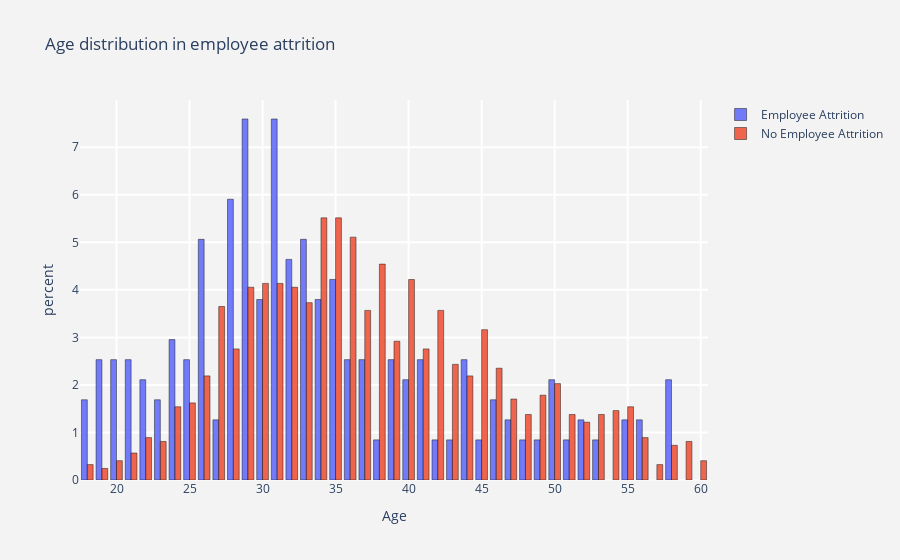
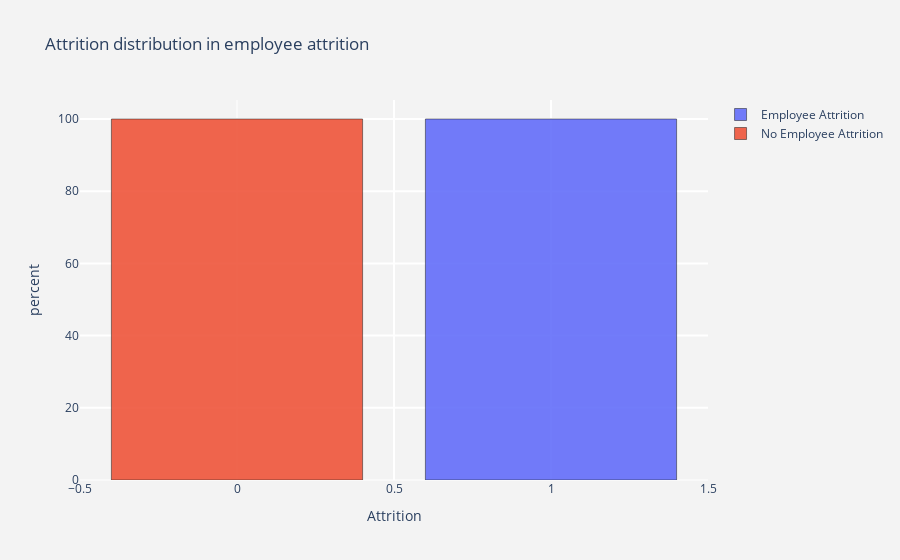
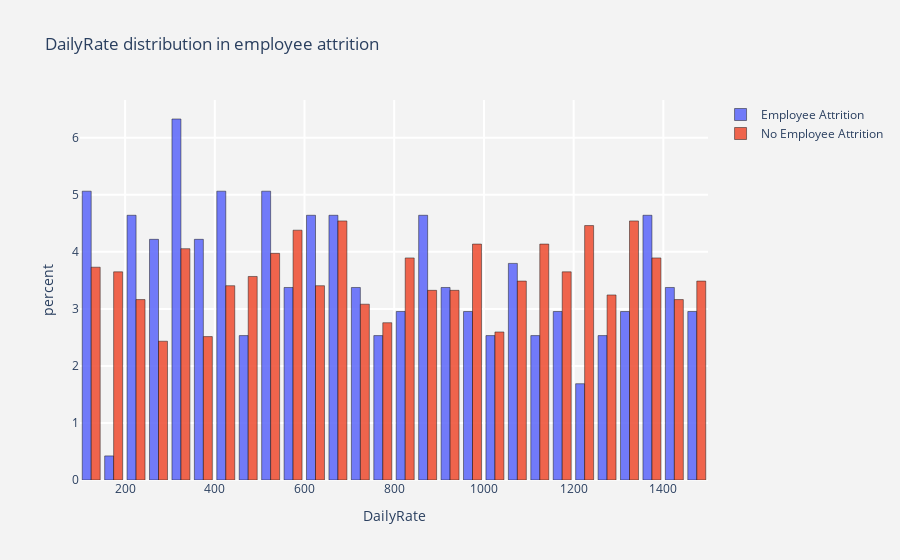

Notebook cell for these charts, in order:
### Markdown cell above
## Conclusion : 

Overtime_Yes, MaritalStatus_Single, JobRole_Sales Representative, JobRole_Laboratory Technician, 
JobRole_Sales Executive, JobRole_Humane Resources, BusinessTravel_Travel_Frequently, , Department_Sales, 
DistanceFromHome, EducationField_Technical, EducationField_Marketing, EducationField_Human Resources, Gender_Male

are more prone to leave the Company.

### Code cell
#for all categorical columns plot histogram    
for i in numerical :
    histogram(i)

### Figure 1 — Plotly figure (JSON) as saved in the notebook; plotly's stock layout.template omitted (floating-point values rounded to 4 significant figures; data arrays with more than 128 entries replaced by an {"elided": "..."} marker saying what was removed)
{"data": [{"histnorm": "percent", "marker": {"line": {"color": "black", "width": 0.5}}, "name": "Employee Attrition", "opacity": 0.9, "type": "histogram", "x": {"elided": "237 int values"}}, {"histnorm": "percent", "marker": {"line": {"color": "black", "width": 0.5}}, "name": "No Employee Attrition", "opacity": 0.9, "type": "histogram", "x": {"elided": "1233 int values"}}], "layout": {"paper_bgcolor": "rgb(243,243,243)", "plot_bgcolor": "rgb(243,243,243)", "title": {"text": "Age distribution in employee attrition "}, "xaxis": {"gridcolor": "rgb(255, 255, 255)", "gridwidth": 2, "ticklen": 5, "title": {"text": "Age"}, "zerolinewidth": 1}, "yaxis": {"gridcolor": "rgb(255, 255, 255)", "gridwidth": 2, "ticklen": 5, "title": {"text": "percent"}, "zerolinewidth": 1}}}

### Figure 2 — Plotly figure (JSON) as saved in the notebook; plotly's stock layout.template omitted (floating-point values rounded to 4 significant figures; data arrays with more than 128 entries replaced by an {"elided": "..."} marker saying what was removed)
{"data": [{"histnorm": "percent", "marker": {"line": {"color": "black", "width": 0.5}}, "name": "Employee Attrition", "opacity": 0.9, "type": "histogram", "x": {"elided": "237 int values"}}, {"histnorm": "percent", "marker": {"line": {"color": "black", "width": 0.5}}, "name": "No Employee Attrition", "opacity": 0.9, "type": "histogram", "x": {"elided": "1233 int values"}}], "layout": {"paper_bgcolor": "rgb(243,243,243)", "plot_bgcolor": "rgb(243,243,243)", "title": {"text": "Attrition distribution in employee attrition "}, "xaxis": {"gridcolor": "rgb(255, 255, 255)", "gridwidth": 2, "ticklen": 5, "title": {"text": "Attrition"}, "zerolinewidth": 1}, "yaxis": {"gridcolor": "rgb(255, 255, 255)", "gridwidth": 2, "ticklen": 5, "title": {"text": "percent"}, "zerolinewidth": 1}}}

### Figure 3 — Plotly figure (JSON) as saved in the notebook; plotly's stock layout.template omitted (floating-point values rounded to 4 significant figures; data arrays with more than 128 entries replaced by an {"elided": "..."} marker saying what was removed)
{"data": [{"histnorm": "percent", "marker": {"line": {"color": "black", "width": 0.5}}, "name": "Employee Attrition", "opacity": 0.9, "type": "histogram", "x": {"elided": "237 int values"}}, {"histnorm": "percent", "marker": {"line": {"color": "black", "width": 0.5}}, "name": "No Employee Attrition", "opacity": 0.9, "type": "histogram", "x": {"elided": "1233 int values"}}], "layout": {"paper_bgcolor": "rgb(243,243,243)", "plot_bgcolor": "rgb(243,243,243)", "title": {"text": "DailyRate distribution in employee attrition "}, "xaxis": {"gridcolor": "rgb(255, 255, 255)", "gridwidth": 2, "ticklen": 5, "title": {"text": "DailyRate"}, "zerolinewidth": 1}, "yaxis": {"gridcolor": "rgb(255, 255, 255)", "gridwidth": 2, "ticklen": 5, "title": {"text": "percent"}, "zerolinewidth": 1}}}
